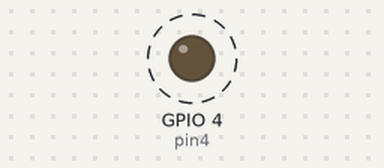
Recording of a sketch running on a simulated ESP32. Shown: output pins drawn as LEDs (lit = HIGH). Dashed ring = blinking.

Above: at 0.2 s.
Timing chart, 0 to 5.8 s (numbered marks = the images above):
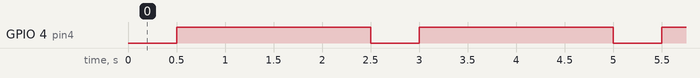

Measured:
- by itself, GPIO 4 (pin4): alternates HIGH for 2.0 s and LOW for 0.50 s

The sketch:

pinout.ino
```cpp
/*
How to activate a pin on the ESP32
This is a comment, and is ignored by the microcontroller
*/
// This is also a comment

// Loading other code that allows us to control the microcontroller
#include <iostream>

// While named 'pin4' here, you can call the variable whatever you
// want as long as you change it throughout the rest of the code
// This is the pin on the microcontroller board that we want
// to turn on and off
const int pin4 = 4;

// This function only happens once write after we compile
// the code on the device. It sets everything up hence the name
void setup() {
    // Defining pin 4 as our output
    pinMode(pin4,OUTPUT);
}

// This function happens over and over again after setup is finished
void loop() {
    delay(500);              // A 500ms wait before next command
    digitalWrite(pin4,HIGH); // Telling the pin to turn on (HIGH)
    delay(2000);             // Keeping pin on for 2 seconds
    digitalWrite(pin4,LOW);  // Turning off (LOW) the pin
}
```
